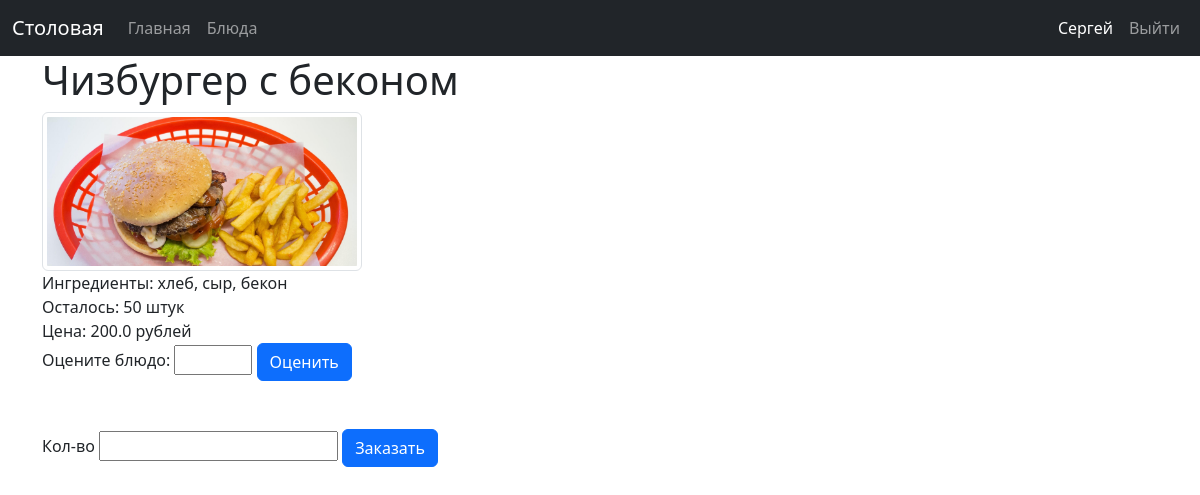
Screenshot of /menu/dish/3 (signed in) with the database file from the repository.
### data/users.py (models this page shows, shortened)
class User(SqlAlchemyBase, UserMixin):
    __tablename__ = 'users'
    id = Column(Integer, primary_key=True, autoincrement=True)
    surname = Column(String, nullable=True)
    name = Column(String, nullable=True)
    patronymic = Column(String, nullable=True)
    email = Column(String, index=True, unique=True, nullable=True)
    hashed_password = Column(String, nullable=True)
    role = Column(Integer, ForeignKey("roles.id"))
    money = Column(Float, nullable=True)
    subscription_end = Column(DateTime, nullable=True)
    roles = relationship("Role", back_populates="users")
    requests = relationship("Request")
    ratings_log = relationship("RatingLog")

### data/dishes.py (models this page shows)
class Dish(SqlAlchemyBase):
    __tablename__ = 'dishes'
    id = Column(Integer, primary_key=True, autoincrement=True)
    name = Column(String, nullable=True)
    price = Column(Float, nullable=True)
    quantity = Column(Integer, nullable=True)
    image = Column(String, nullable=True)
    description = Column(String, nullable=True)
    timesbought = Column(Integer, nullable=True)
    requests = relationship("Request")
    ingridients_log = relationship("IngridientLog")
    ratings_log = relationship("RatingLog")

### server.py (the view)
@app.route('/menu/dish/<int:dish_id>', methods=['GET', 'POST'])
@login_required
def dish(dish_id):
    db_sess = db_session.create_session()
    db_dish = db_sess.get(Dish, dish_id)
    ingridients = []
    ingridient_logs = db_sess.query(IngridientLog).filter(IngridientLog.dish_id == db_dish.id).all()
    for log in ingridient_logs:
        ingridients.append(db_sess.query(Ingridient).filter(Ingridient.id == log.ingridient_id).first().name)
    return render_template("dish.html", dish=db_dish, ingridients=", ".join(ingridients))

### data/db_session.py (called while the page is built)
def create_session() -> Session:
    global __factory
    return __factory()

### server.py (called while the page is built)
@login_manager.user_loader
def load_user(user_id):
    db_sess = db_session.create_session()
    return db_sess.get(User, user_id)

@app.template_filter('get_role')
def role_filter(user):
    db_sess = db_session.create_session()
    role = db_sess.get(Role, user.role).role
    return role

### templates/dish.html (shortened to what this page needs)
{% extends "base.html" %}
{% block content %}
<div class="d-flex flex-column">
    <h1>{{dish.name}}</h1>
    <img src="/static/img/{{dish.image}}" class="img-thumbnail" style='max-width:20em; max-height:40em; width: auto; height: auto;' alt="Фото {{dish.image}}">
    <div>Ингредиенты: {{ ingridients }}</div>
    <div>Осталось: {{dish.quantity}} штук</div>
    <div>Цена: {{dish.price}} рублей</div>
    <form method="POST" action="/dish/{{ dish.id }}/rate">
        <label for="rating">
            Оцените блюдо:
            <input type="number" id="rating" name="rating" min="1", max="5"/>
            <button type="button" class="btn btn-primary">Оценить</button>
        </label>
    </form>
    <form method="POST" action="/dish/{{ dish.id }}/buy" class="mt-5">
        <label for="quantity">
            Кол-во
            <input type="number" id="quantity" name="quantity" min="1"/>
            <button type="submit" class="btn btn-primary">Заказать</button>
        </label>
    </form>
    </div>
{% endblock %}

### templates/base.html (shortened to what this page needs)
<!DOCTYPE html>
<html lang="en">
<head>
    <link href="https://cdn.jsdelivr.net/npm/bootstrap@5.3.8/dist/css/bootstrap.min.css"
        rel="stylesheet"
>
</head>
<body>
<header>
    <nav class="navbar navbar-expand-lg navbar-dark bg-dark" data-bs-theme="dark">
        <div class="container-fluid">
            <div class="navbar-brand">Столовая</div>
            <div class="collapse navbar-collapse" id="navbarContent">
                <ul class="navbar-nav me-auto mb-2 mb-lg-0">
                    <li class="nav-item">
                        <a class="nav-link" href="/">Главная</a>
                    </li>
                    {% if current_user.is_authenticated %}
                    <li class="nav-item">
                        <a class="nav-link" href="/menu">Блюда</a>
                    </li>
                    {% endif %}
                </ul>
                <ul class="navbar-nav mb-2 mb-lg-0">
                    {% if current_user.is_authenticated %}
                    <li class="nav-item">
                        <div class="nav-link active">{{ current_user.name }}</div>
                    </li>
                    <li class="nav-item">
                        <a class="nav-link" href="/logout">Выйти</a>
                    </li>
                    {% endif %}
                </ul>
            </div>
        </div>
    </nav>
</header>
<main role="main" class="container">
    {% block content %}{% endblock %}
</main>
</body>
</html>

### rows the page displays
User: name "Сергей"
Dish: name "Чизбургер с беконом", image (picture), quantity "50", price "200.0"

### other values shown
{{ ingridients }} "хлеб, сыр, бекон"
